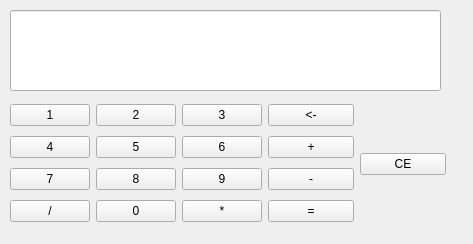
<?xml version="1.0" encoding="UTF-8"?>
<ui version="4.0">
 <class>Widget</class>
 <widget class="QWidget" name="Widget">
  <property name="geometry">
   <rect>
    <x>0</x>
    <y>0</y>
    <width>473</width>
    <height>244</height>
   </rect>
  </property>
  <property name="windowTitle">
   <string>Widget</string>
  </property>
  <widget class="QLineEdit" name="lineEdit">
   <property name="geometry">
    <rect>
     <x>10</x>
     <y>10</y>
     <width>431</width>
     <height>81</height>
    </rect>
   </property>
   <property name="text">
    <string/>
   </property>
  </widget>
  <widget class="QWidget" name="">
   <property name="geometry">
    <rect>
     <x>10</x>
     <y>100</y>
     <width>436</width>
     <height>128</height>
    </rect>
   </property>
   <layout class="QHBoxLayout" name="horizontalLayout_6">
    <item>
     <layout class="QHBoxLayout" name="horizontalLayout_5">
      <item>
       <layout class="QVBoxLayout" name="verticalLayout">
        <item>
         <layout class="QHBoxLayout" name="horizontalLayout">
          <item>
           <widget class="QPushButton" name="pushButton1">
            <property name="layoutDirection">
             <enum>Qt::LeftToRight</enum>
            </property>
            <property name="text">
             <string>1</string>
            </property>
           </widget>
          </item>
          <item>
           <widget class="QPushButton" name="pushButton2">
            <property name="text">
             <string>2</string>
            </property>
           </widget>
          </item>
          <item>
           <widget class="QPushButton" name="pushButton3">
            <property name="text">
             <string>3</string>
            </property>
           </widget>
          </item>
         </layout>
        </item>
        <item>
         <layout class="QHBoxLayout" name="horizontalLayout_2">
          <item>
           <widget class="QPushButton" name="pushButton4">
            <property name="text">
             <string>4</string>
            </property>
           </widget>
          </item>
          <item>
           <widget class="QPushButton" name="pushButton5">
            <property name="text">
             <string>5</string>
            </property>
           </widget>
          </item>
          <item>
           <widget class="QPushButton" name="pushButton6">
            <property name="text">
             <string>6</string>
            </property>
           </widget>
          </item>
         </layout>
        </item>
        <item>
         <layout class="QHBoxLayout" name="horizontalLayout_3">
          <item>
           <widget class="QPushButton" name="pushButton7">
            <property name="text">
             <string>7</string>
            </property>
           </widget>
          </item>
          <item>
           <widget class="QPushButton" name="pushButton8">
            <property name="text">
             <string>8</string>
            </property>
           </widget>
          </item>
          <item>
           <widget class="QPushButton" name="pushButton9">
            <property name="text">
             <string>9</string>
            </property>
           </widget>
          </item>
         </layout>
        </item>
        <item>
         <layout class="QHBoxLayout" name="horizontalLayout_4">
          <item>
           <widget class="QPushButton" name="pushButtonchu">
            <property name="text">
             <string>/</string>
            </property>
           </widget>
          </item>
          <item>
           <widget class="QPushButton" name="pushButton0">
            <property name="text">
             <string>0</string>
            </property>
           </widget>
          </item>
          <item>
           <widget class="QPushButton" name="pushButtoncheng">
            <property name="text">
             <string>*</string>
            </property>
           </widget>
          </item>
         </layout>
        </item>
       </layout>
      </item>
     </layout>
    </item>
    <item>
     <layout class="QVBoxLayout" name="verticalLayout_2">
      <item>
       <widget class="QPushButton" name="pushButtonqingchu">
        <property name="text">
         <string>&lt;-</string>
        </property>
       </widget>
      </item>
      <item>
       <widget class="QPushButton" name="pushButtonjia">
        <property name="contextMenuPolicy">
         <enum>Qt::CustomContextMenu</enum>
        </property>
        <property name="layoutDirection">
         <enum>Qt::LeftToRight</enum>
        </property>
        <property name="text">
         <string>+</string>
        </property>
       </widget>
      </item>
      <item>
       <widget class="QPushButton" name="pushButtonjian">
        <property name="text">
         <string>-</string>
        </property>
       </widget>
      </item>
      <item>
       <widget class="QPushButton" name="pushButtondengyu">
        <property name="text">
         <string>=</string>
        </property>
       </widget>
      </item>
     </layout>
    </item>
    <item>
     <layout class="QHBoxLayout" name="horizontalLayout_7">
      <item>
       <widget class="QPushButton" name="pushButtongui0">
        <property name="text">
         <string>CE</string>
        </property>
       </widget>
      </item>
     </layout>
    </item>
   </layout>
  </widget>
 </widget>
 <resources/>
 <connections/>
</ui>
